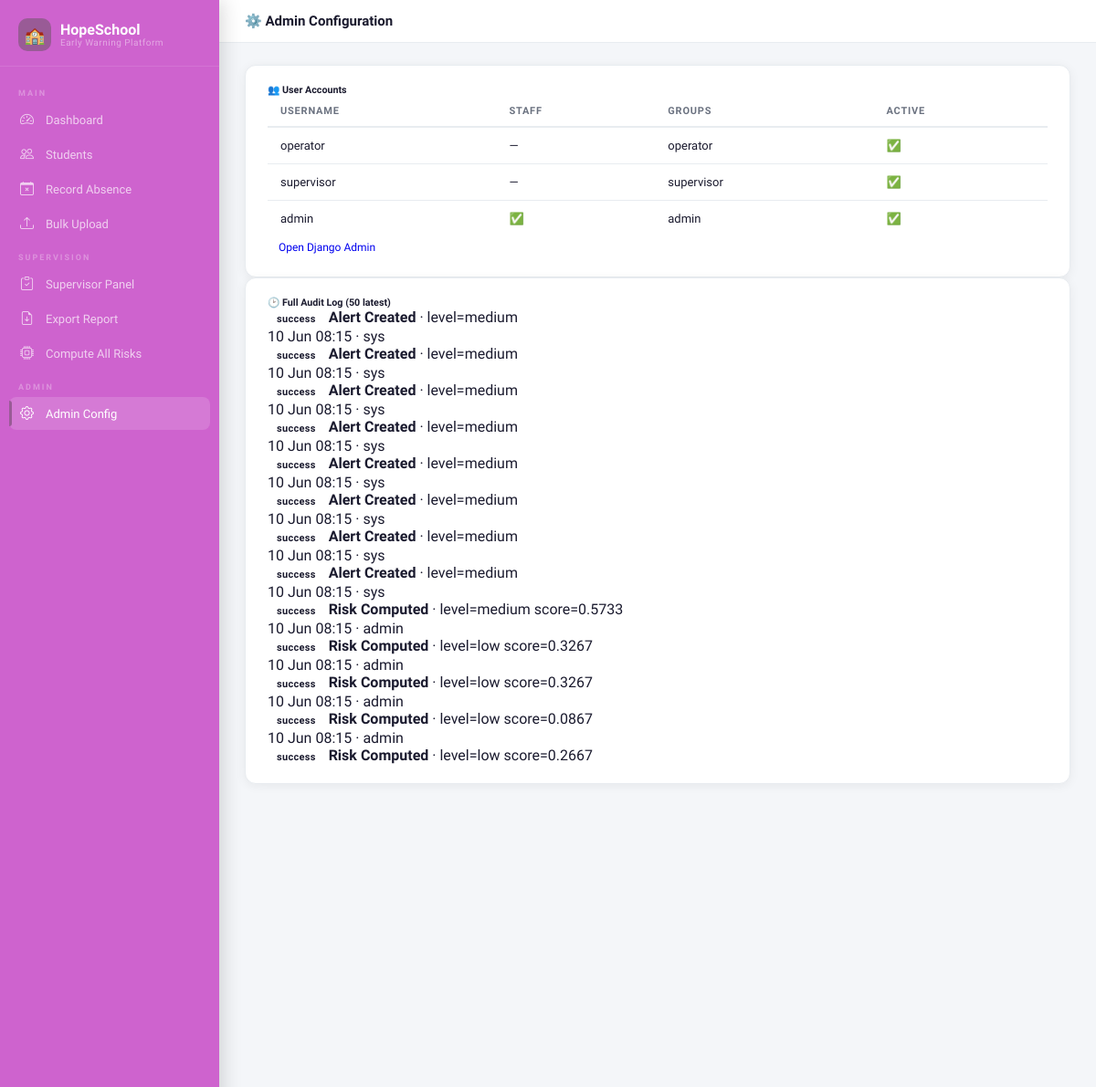
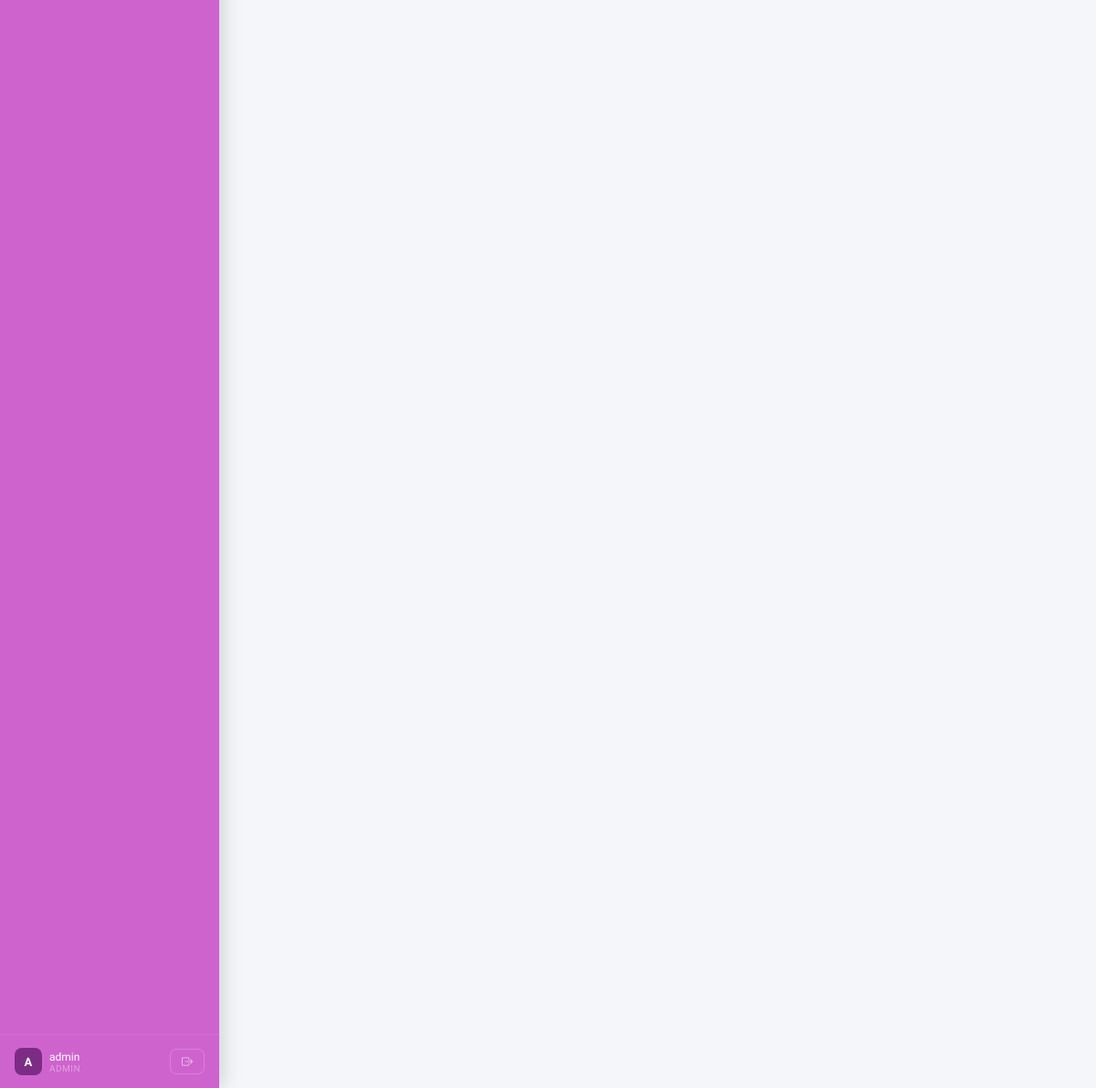
Page /admin-config/ (signed in) on the committed database (2 pictures, top to bottom).
### earlywarning/models.py (models this page shows, shortened)
class AuditLog(models.Model):
    user            = models.ForeignKey(User, on_delete=models.SET_NULL, null=True, blank=True)
    action          = models.CharField(max_length=50, choices=ACTION_CHOICES)
    related_student = models.ForeignKey(Student, on_delete=models.SET_NULL, null=True, blank=True)
    detail          = models.TextField(blank=True)
    result          = models.CharField(max_length=10, default='success',
                                       choices=[('success','Success'),('failure','Failure'),('blocked','Blocked')])
    timestamp       = models.DateTimeField(auto_now_add=True)
    ip_address      = models.GenericIPAddressField(null=True, blank=True)
    class Meta:
        ordering = ['-timestamp']

### earlywarning/views.py (the view)
# urls.py: path('admin-config/',        views.admin_config,      name='admin_config'),
@login_required
@role_required('admin')
def admin_config(request):
    role      = get_user_role(request.user)
    all_logs  = AuditLog.objects.select_related('user', 'related_student')[:50]
    all_users = __import__('django.contrib.auth.models', fromlist=['User']).User.objects.all()
    return render(request, 'earlywarning/admin_config.html',
                  {'role': role, 'all_logs': all_logs, 'all_users': all_users})

### earlywarning/permissions.py (called while the page is built)
def get_user_role(user):
    if not user.is_authenticated:
        return None
    if user.is_staff or user.groups.filter(name='admin').exists():
        return 'admin'
    if user.groups.filter(name='supervisor').exists():
        return 'supervisor'
    if user.groups.filter(name='operator').exists():
        return 'operator'
    return 'operator'  # default

def role_required(*roles):
    def decorator(view_func):
        @wraps(view_func)
        def wrapper(request, *args, **kwargs):
            if not request.user.is_authenticated:
                return redirect('login')
            role = get_user_role(request.user)
            if role not in roles:
                AuditLog.log('unauthorized_access', user=request.user,
                             detail=f"Tried to access {request.path} — role={role}",
                             result='blocked', request=request)
                raise PermissionDenied
            return view_func(request, *args, **kwargs)
        return wrapper
    return decorator

### earlywarning/templates/earlywarning/admin_config.html (shortened to what this page needs)
{% extends 'earlywarning/base.html' %}
{% block page_title %}⚙️ Admin Configuration{% endblock %}
{% block content %}
<div class="row g-3">
  <div class="col-md-5">
    <div class="card kpi-card p-3">
      <h6 class="fw-bold border-bottom pb-2 mb-3">👥 User Accounts</h6>
      <table class="table table-sm">
        <thead class="table-light"><tr><th>Username</th><th>Staff</th><th>Groups</th><th>Active</th></tr></thead>
        <tbody>
        {% for u in all_users %}
        <tr>
          <td class="fw-semibold">{{ u.username }}</td>
          <td>{% if u.is_staff %}✅{% else %}—{% endif %}</td>
          <td class="text-muted small">{% for g in u.groups.all %}{{ g.name }}{% if not forloop.last %}, {% endif %}{% empty %}—{% endfor %}</td>
          <td>{% if u.is_active %}✅{% else %}❌{% endif %}</td>
        </tr>
        {% endfor %}
        </tbody>
      </table>
      <a href="/admin/" class="btn btn-sm btn-outline-secondary w-100 mt-2">Open Django Admin</a>
    </div>
  </div>
  <div class="col-md-7">
    <div class="card kpi-card p-3">
      <h6 class="fw-bold border-bottom pb-2 mb-3">🕑 Full Audit Log (50 latest)</h6>
      <div style="max-height:500px;overflow-y:auto">
      {% for log in all_logs %}
      <div class="small py-1 border-bottom d-flex justify-content-between">
        <div>
          <span class="badge {% if log.result == 'blocked' %}bg-danger{% elif log.result == 'failure' %}bg-warning text-dark{% else %}bg-success{% endif %} me-1">{{ log.result }}</span>
          <strong>{{ log.get_action_display }}</strong>
          {% if log.detail %}<span class="text-muted"> · {{ log.detail|truncatechars:60 }}</span>{% endif %}
        </div>
        <span class="text-muted text-nowrap ms-2">{{ log.timestamp|date:"d M H:i" }} · {{ log.user.username|default:"sys" }}</span>
      </div>
      {% empty %}<p class="text-muted small">No log entries.</p>{% endfor %}
      </div>
    </div>
  </div>
</div>
{% endblock %}

### earlywarning/templates/earlywarning/base.html (shortened to what this page needs)
<!DOCTYPE html>
<html lang="en">
<head>
<link href="https://cdn.jsdelivr.net/npm/bootstrap-icons@1.11.0/font/bootstrap-icons.css" rel="stylesheet">
</head>
<body>
{% if user.is_authenticated %}
<div class="sidebar">
  <div class="sidebar-brand">
    <div class="logo-icon">🏫</div>
    <div>
      <div class="logo-text">HopeSchool</div>
      <div class="logo-sub">Early Warning Platform</div>
    </div>
  </div>
  <nav class="sidebar-nav">
    <div class="nav-section-label">Main</div>
    <a class="nav-item {% if request.resolver_match.url_name == 'dashboard' %}active{% endif %}" href="{% url 'dashboard' %}">
      <i class="bi bi-speedometer2"></i> Dashboard
    </a>
    <a class="nav-item {% if 'student' in request.resolver_match.url_name %}active{% endif %}" href="{% url 'student_list' %}">
      <i class="bi bi-people"></i> Students
    </a>
    <a class="nav-item" href="{% url 'absence_create' %}">
      <i class="bi bi-calendar-x"></i> Record Absence
    </a>
    <a class="nav-item" href="{% url 'bulk_upload' %}">
      <i class="bi bi-upload"></i> Bulk Upload
    </a>
    {% if role in 'supervisor admin' %}
    <div class="nav-section-label">Supervision</div>
    <a class="nav-item {% if request.resolver_match.url_name == 'supervisor_panel' %}active{% endif %}" href="{% url 'supervisor_panel' %}">
      <i class="bi bi-clipboard-check"></i> Supervisor Panel
    </a>
    <a class="nav-item" href="{% url 'export_report' %}">
      <i class="bi bi-file-earmark-arrow-down"></i> Export Report
    </a>
    <a class="nav-item" href="{% url 'compute_all_risks' %}">
      <i class="bi bi-cpu"></i> Compute All Risks
    </a>
    {% endif %}
    {% if role == 'admin' %}
    <div class="nav-section-label">Admin</div>
    <a class="nav-item {% if request.resolver_match.url_name == 'admin_config' %}active{% endif %}" href="{% url 'admin_config' %}">
      <i class="bi bi-gear"></i> Admin Config
    </a>
    {% endif %}
  </nav>
  <div class="sidebar-footer">
    <div class="avatar">{{ user.username|first|upper }}</div>
    <div class="user-info">
      <div class="user-name">{{ user.username }}</div>
      <div class="user-role">{{ role|default:"—" }}</div>
    </div>
    <a href="{% url 'logout' %}" class="logout-btn" title="Logout">
      <i class="bi bi-box-arrow-right"></i>
    </a>
  </div>
</div>
<div class="main">
  <div class="topbar">
    <span class="topbar-title">{% block page_title %}{% endblock %}</span>
  </div>
  <div class="page-body">
{% else %}
<div>
{% endif %}
{% block content %}{% endblock %}
{% if user.is_authenticated %}
  </div>
</div>
{% else %}
</div>
{% endif %}
</body>
</html>

### rows in the picture
AuditLog: result "success", action "Alert Created", detail "level=medium", timestamp "10 Jun 08:15", user.username "sys"
AuditLog: result "success", action "Alert Created", detail "level=medium", timestamp "10 Jun 08:15", user.username "sys"
AuditLog: result "success", action "Alert Created", detail "level=medium", timestamp "10 Jun 08:15", user.username "sys"
AuditLog: result "success", action "Alert Created", detail "level=medium", timestamp "10 Jun 08:15", user.username "sys"
AuditLog: result "success", action "Alert Created", detail "level=medium", timestamp "10 Jun 08:15", user.username "sys"
AuditLog: result "success", action "Alert Created", detail "level=medium", timestamp "10 Jun 08:15", user.username "sys"
AuditLog: result "success", action "Alert Created", detail "level=medium", timestamp "10 Jun 08:15", user.username "sys"
AuditLog: result "success", action "Alert Created", detail "level=medium", timestamp "10 Jun 08:15", user.username "sys"
AuditLog: result "success", action "Risk Computed", detail "level=medium score=0.5733", timestamp "10 Jun 08:15", user.username "admin"
AuditLog: result "success", action "Risk Computed", detail "level=low score=0.3267", timestamp "10 Jun 08:15", user.username "admin"
AuditLog: result "success", action "Risk Computed", detail "level=low score=0.3267", timestamp "10 Jun 08:15", user.username "admin"
AuditLog: result "success", action "Risk Computed", detail "level=low score=0.0867", timestamp "10 Jun 08:15", user.username "admin"
AuditLog: result "success", action "Risk Computed", detail "level=low score=0.2667"

### other values in the picture
{{ user.username|first|upper }} "A"
{{ user.username }} "admin"
{{ role|default:"—" }} "ADMIN"
{{ u.username }} "operator"
{{ g.name }} "operator"
{{ u.username }} "supervisor"
{{ g.name }} "supervisor"
{{ u.username }} "admin"
{{ g.name }} "admin"
